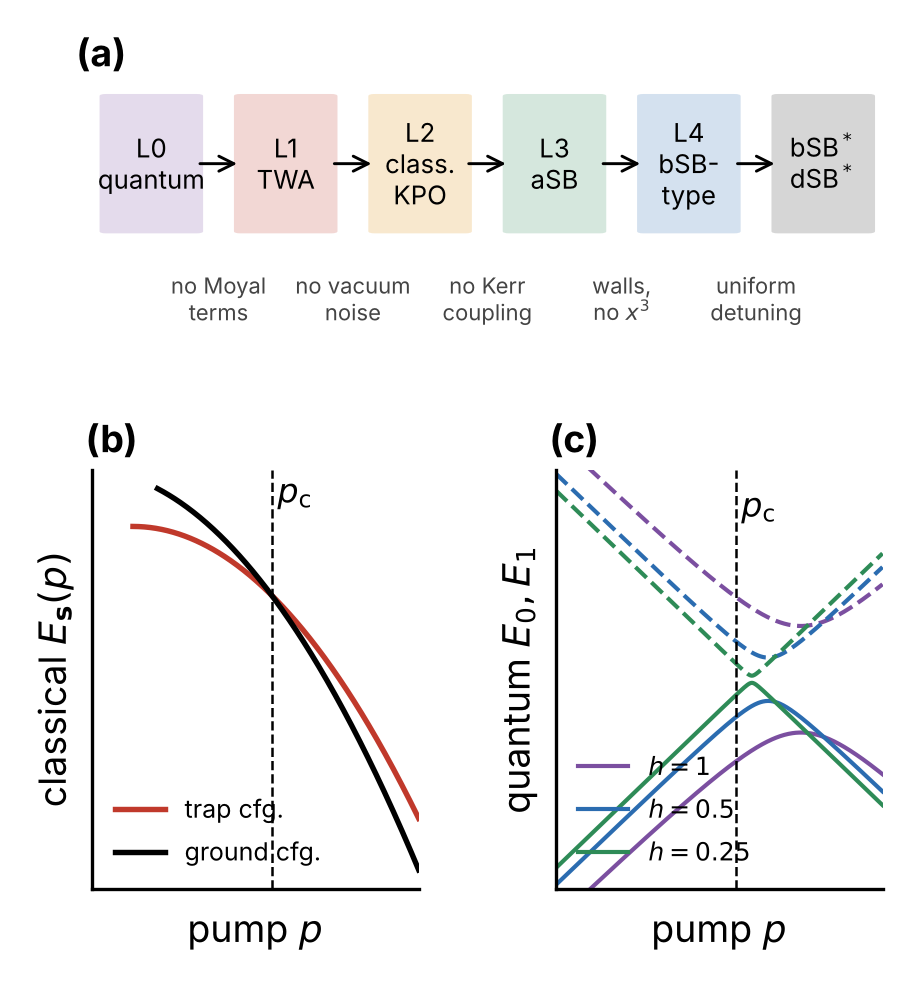

Write the Python code that produced this figure.
"""MSBQA paper 1, Fig. 1: schematic (no data). (a) ablation chain; (b) classical branches with an energy crossing;
(c) quantum avoided crossing whose gap closes as exp(-S/h) and moves to p_c as h -> 0. Toy curves only.
    python paper1_figs/fig1_schematic.py
"""
import numpy as np

import p1common as pc

plt = pc.setup_mpl()
from matplotlib.patches import FancyBboxPatch

fig = plt.figure(figsize=(3.4, 3.5))
gs = fig.add_gridspec(2, 2, height_ratios=[0.62, 1.0], hspace=0.38, wspace=0.42)
a0 = fig.add_subplot(gs[0, :])
a1 = fig.add_subplot(gs[1, 0])
a2 = fig.add_subplot(gs[1, 1])

# (a) chain
a0.set_axis_off()
a0.set_xlim(0, 1); a0.set_ylim(0, 1)
boxes = [("L0\nquantum", pc.PURPLE), ("L1\nTWA", pc.RED), ("L2\nclass.\nKPO", pc.ORANGE),
         ("L3\naSB", pc.GREEN), ("L4\nbSB-\ntype", pc.BLUE), ("bSB$^*$\ndSB$^*$", "#333333")]
steps = ["no Moyal\nterms", "no vacuum\nnoise", "no Kerr\ncoupling", "walls,\nno $x^3$", "uniform\ndetuning"]
xs = np.linspace(0.075, 0.925, len(boxes))
bw = 0.115
for x, (t, c) in zip(xs, boxes):
    a0.add_patch(FancyBboxPatch((x - bw / 2, 0.42), bw, 0.52, boxstyle="round,pad=0.008", fc=c, ec="none", alpha=0.2))
    a0.text(x, 0.68, t, ha="center", va="center", fontsize=6.2)
for x0, x1, s in zip(xs[:-1], xs[1:], steps):
    a0.annotate("", xy=(x1 - bw / 2 - 0.004, 0.68), xytext=(x0 + bw / 2 + 0.004, 0.68),
                arrowprops=dict(arrowstyle="->", lw=0.7, shrinkA=0, shrinkB=0))
    a0.text(0.5 * (x0 + x1), 0.16, s, ha="center", va="center", fontsize=5.3, color="#444444")

# (b) classical branches (toy): trap branch born first, ground branch born later and crosses below at p_c
p = np.linspace(0, 4, 400)
pb_trap, pb_gs, pc_ = 0.5, 0.8, 2.2
Et = np.where(p >= pb_trap, -0.25 * (p - pb_trap) ** 2, np.nan)
Eg = np.where(p >= pb_gs, Et + 0.3 * (pc_ - p), np.nan)
a1.plot(p, Et, c=pc.RED, lw=1.3, label="trap cfg.")
a1.plot(p, Eg, c="k", lw=1.3, label="ground cfg.")
a1.axvline(pc_, c="k", ls="--", lw=0.6)
a1.text(pc_ + 0.07, 0.25, r"$p_{\rm c}$", fontsize=8)
a1.set_xlabel(r"pump $p$"); a1.set_ylabel(r"classical $E_{\mathbf{s}}(p)$")
a1.set_xticks([]); a1.set_yticks([])
a1.set_xlim(0, 4)
a1.legend(loc="lower left", frameon=False, fontsize=6)

# (c) quantum two lowest levels (toy two-level model around a crossing shifted by zero-point energy)
for h, col in ((1.0, pc.PURPLE), (0.5, pc.BLUE), (0.25, pc.GREEN)):
    ps = pc_ + 0.8 * h                         # p* -> p_c as h -> 0
    gap = 0.5 * np.exp(-0.9 / h)
    e = 0.3 * (p - ps)
    a2.plot(p, -np.sqrt(e ** 2 + gap ** 2), c=col, lw=1.0, label=f"$h={h:g}$")
    a2.plot(p, +np.sqrt(e ** 2 + gap ** 2), c=col, lw=1.0, ls="--")
a2.axvline(pc_, c="k", ls="--", lw=0.6)
a2.text(pc_ + 0.07, 0.62, r"$p_{\rm c}$", fontsize=8)
a2.set_xlabel(r"pump $p$"); a2.set_ylabel(r"quantum $E_{0},E_{1}$")
a2.set_xticks([]); a2.set_yticks([])
a2.set_xlim(0, 4); a2.set_ylim(-0.8, 0.8)
a2.legend(loc="lower left", frameon=False, fontsize=6)
for a_, t in zip((a0, a1, a2), "abc"):
    a_.text(-0.02, 1.02, f"({t})", transform=a_.transAxes, va="bottom", ha="left", fontweight="bold")
pc.save(fig, "fig1_schematic")
